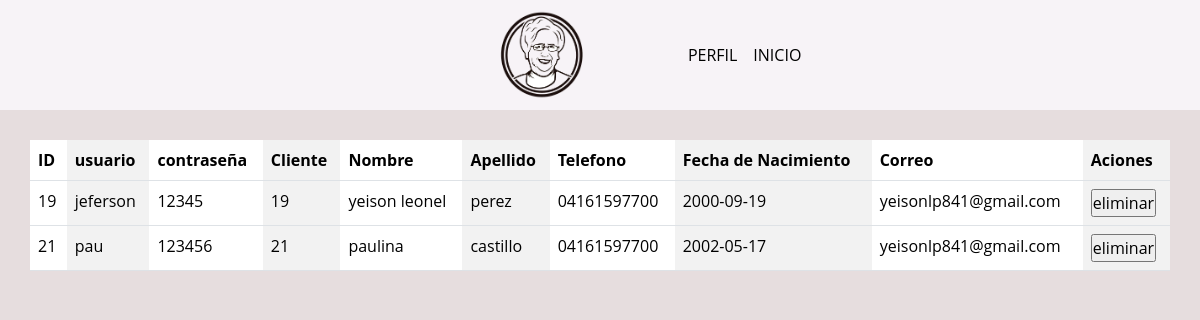
Page /admin/lista_Usuarios.php on the committed database.
### tables this page shows
CREATE TABLE `inicio3` (
  `id_inicio` int(11) NOT NULL,
  `usuario_inicio` varchar(40) NOT NULL,
  `contraseña_inicio` varchar(40) NOT NULL,
  `id_compra` int(11) DEFAULT NULL
);

CREATE TABLE `usuario` (
  `id_usuario` int(11) NOT NULL,
  `id_cliente` int(11) DEFAULT NULL,
  `id_admin` int(11) DEFAULT NULL
);

CREATE TABLE `registro` (
  `id` int(100) NOT NULL,
  `nombre` varchar(50) NOT NULL,
  `apellido` varchar(40) NOT NULL,
  `telefono` varchar(15) NOT NULL,
  `fecha` date NOT NULL,
  `correo` varchar(40) NOT NULL,
  `usuario_id` int(11) NOT NULL
);

### admin/lista_Usuarios.php (the view, shortened to what this page needs)
<?php
$db= new DataBase();
    $con= $db->conectar();
    $sql= $con->query("SELECT * FROM inicio3 INNER JOIN  usuario on inicio3.id_inicio=usuario.id_cliente INNER JOIN registro on usuario.id_usuario=registro.usuario_id");
    $sql->execute();
?>
<!DOCTYPE html>
<html lang="en">
<head>
    <link href="https://cdn.jsdelivr.net/npm/bootstrap@5.3.2/dist/css/bootstrap.min.css" rel="stylesheet">
<link rel="stylesheet" href="../CSS1//estilo_lista.css">
</head>
<body>
<header>
        <div class="navbar navbar-expand-lg">
            <div class="container">
                <a href="#" class="navbar-brand" id="logo">
                    <img src="../wed/imagenes/logotipoabuela.png">
                </a>
                <div class="collapse navbar-collapse" id="navbarHeader">
                    <ul class="navbar-nav me-auto mb-2 mb-lg-0">
                        <li class="nav-item">
                            <a href="../admin/perfil.php" class="nav-link active">PERFIL</a>
                        </li>
                        <li class="nav-item">
                            <a href="../admin/miniProyecto.php" class="nav-link active">INICIO</a>
                        </li>
                    </ul>
                </div>
            </div>
        </div>
    </header>
<main>
        <div class="container">
            <div class="table-responsive">
                <table  class="table table-striped-columns" >
                    <thead>
                        <tr>
                            <th>ID</th>
                            <th>usuario</th>
                            <th>contraseña</th>
                            <th>Cliente</th>
                            <th>Nombre</th>
                            <th>Apellido</th>
                            <th>Telefono</th>
                            <th>Fecha de Nacimiento</th>
                            <th>Correo</th>
                            <th>Aciones</th>
                        </tr>
                    </thead>
                    <tbody>
                        <?php if(!$resultado=$sql->fetchAll(PDO::FETCH_ASSOC))
                        {
                            echo'<tr><td colspan="5" class="text-center"><b>Lista vacia</b></td></tr>';
                        }else{
                            foreach($resultado as $producto)
                            {
                                $_id= $producto['id_inicio'];
                                $usuario= $producto['usuario_inicio'];
                                $contraseña= $producto['contraseña_inicio'];
                                $cliente= $producto['id_cliente'];
                                $nombre= $producto['nombre'];
                                $apellido= $producto['apellido'];
                                $telefono= $producto['telefono'];
                                $fecha= $producto['fecha'];
                                $correo= $producto['correo'];
                       ?>
                        <tr>
                            <td><?php echo $_id;?></td>
                            <td><?php echo $usuario;?></td>
                            <td><?php echo $contraseña;?></td>
                            <td><?php echo $cliente;?></td>
                            <td><?php echo $nombre;?></td>
                            <td><?php echo $apellido;?></td>
                            <td><?php echo $telefono;?></td>
                            <td><?php echo $fecha;?></td>
                            <td><?php echo $correo;?></td>
                             <td>
        <form action="" method="post">
            <input type="submit" value="eliminar" name="eliminar" id="eliminar">
        </form>
         </td>
                        </tr>
                        <?php }?>
                    </tbody>
                    <?php }?>
                </table>
            </div>
</body>
</html>

### CSS1/estilo_lista.css (style rules this page uses)
* { margin: 0; padding: 0; box-sizing: border-box; font-family: 'Open Sans', sans-serif; }
main>.container { padding: 30px 0; }
body { background-color: #e6ddde; }
header { display: flex; height: 110px; background-color: #f7f3f7; justify-content: center; align-items: center; padding-left: 10px; }
#navbarHeader { margin-left: 30%; gap: 45px; }
#logo img { gap: 20px; width: 90px; height: 90px; margin-left: 20px; }

### rows in the picture
inicio3: id_inicio "19", usuario_inicio "jeferson", contraseña_inicio "12345", usuario.id_cliente "19", registro.nombre "yeison leonel", registro.apellido "perez", registro.telefono "04161597700", registro.fecha "2000-09-19", registro.correo "yeisonlp841@gmail.com"
inicio3: id_inicio "21", usuario_inicio "pau", contraseña_inicio "123456", usuario.id_cliente "21", registro.nombre "paulina", registro.apellido "castillo", registro.telefono "04161597700", registro.fecha "2002-05-17", registro.correo "yeisonlp841@gmail.com"
